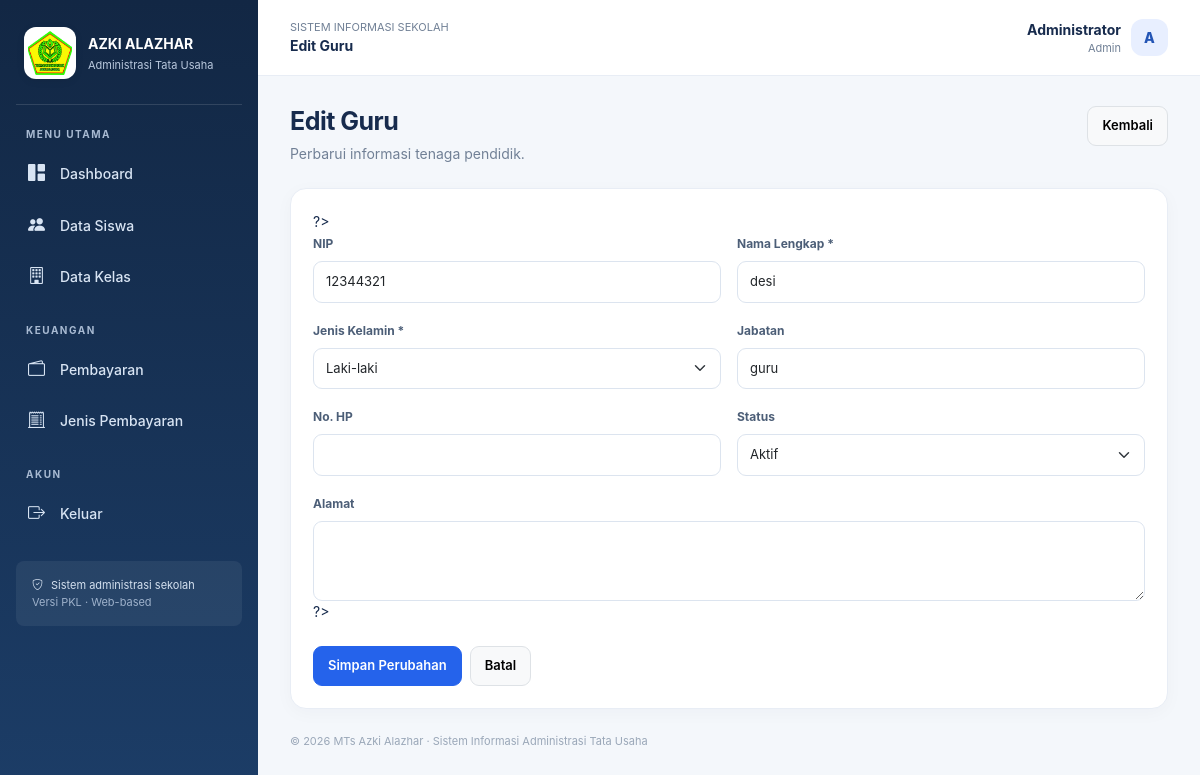
Screenshot of /guru/edit.php?id=1 (signed in) with the database file from the repository.
### tables this page shows
CREATE TABLE `guru` (
  `id_guru` int(11) NOT NULL,
  `nip` varchar(30) DEFAULT NULL,
  `nama_guru` varchar(100) NOT NULL,
  `jenis_kelamin` enum('L','P') NOT NULL,
  `jabatan` varchar(100) DEFAULT NULL,
  `no_hp` varchar(20) DEFAULT NULL,
  `alamat` text DEFAULT NULL,
  `status` enum('aktif','tidak_aktif') DEFAULT 'aktif',
  `created_at` timestamp NOT NULL DEFAULT current_timestamp()
);

### includes/auth.php (called while the page is built, shortened)
<?php
function e($v) { return htmlspecialchars((string)($v ?? ''), ENT_QUOTES, 'UTF-8'); }
?>

### guru/edit.php (the view)
<?php require_once '../includes/auth.php';require_once '../config/koneksi.php';$id=(int)($_GET['id']??0);$st=$conn->prepare('SELECT * FROM guru WHERE id_guru=?');$st->bind_param('i',$id);$st->execute();$row=$st->get_result()->fetch_assoc();if(!$row){header('Location: index.php');exit;}if($_SERVER['REQUEST_METHOD']==='POST'){$nip=trim($_POST['nip']);$nama=trim($_POST['nama_guru']);$jk=$_POST['jenis_kelamin'];$jab=trim($_POST['jabatan']);$hp=trim($_POST['no_hp']);$alamat=trim($_POST['alamat']);$status=$_POST['status'];$st=$conn->prepare('UPDATE guru SET nip=?,nama_guru=?,jenis_kelamin=?,jabatan=?,no_hp=?,alamat=?,status=? WHERE id_guru=?');$st->bind_param('sssssssi',$nip,$nama,$jk,$jab,$hp,$alamat,$status,$id);$st->execute();header('Location: index.php');exit;}$page_title='Edit Guru';$active='guru';$prefix='../';include '../includes/header.php';?><div class="page-heading"><div><h1>Edit Guru</h1><p>Perbarui informasi tenaga pendidik.</p></div><a href="index.php" class="btn btn-light border">Kembali</a></div><div class="panel"><div class="panel-body"><form method="post">?> <div class="row g-3"><div class="col-md-6"><label class="form-label">NIP</label><input name="nip" class="form-control" value="<?= e($row['nip']??'') ?>"></div><div class="col-md-6"><label class="form-label">Nama Lengkap *</label><input name="nama_guru" class="form-control" required value="<?= e($row['nama_guru']??'') ?>"></div><div class="col-md-6"><label class="form-label">Jenis Kelamin *</label><select name="jenis_kelamin" class="form-select" required><option value="">Pilih</option><option value="L" <?= ($row['jenis_kelamin']??'')==='L'?'selected':'' ?>>Laki-laki</option><option value="P" <?= ($row['jenis_kelamin']??'')==='P'?'selected':'' ?>>Perempuan</option></select></div><div class="col-md-6"><label class="form-label">Jabatan</label><input name="jabatan" class="form-control" value="<?= e($row['jabatan']??'') ?>" placeholder="Contoh: Guru Matematika"></div><div class="col-md-6"><label class="form-label">No. HP</label><input name="no_hp" class="form-control" value="<?= e($row['no_hp']??'') ?>"></div><div class="col-md-6"><label class="form-label">Status</label><select name="status" class="form-select"><option value="aktif" <?= ($row['status']??'aktif')==='aktif'?'selected':'' ?>>Aktif</option><option value="tidak_aktif" <?= ($row['status']??'')==='tidak_aktif'?'selected':'' ?>>Tidak Aktif</option></select></div><div class="col-12"><label class="form-label">Alamat</label><textarea name="alamat" class="form-control" rows="3"><?= e($row['alamat']??'') ?></textarea></div></div> ?><div class="d-flex gap-2 mt-4"><button class="btn btn-primary">Simpan Perubahan</button><a href="index.php" class="btn btn-light border">Batal</a></div></form></div></div><?php include '../includes/footer.php';?>

### includes/header.php (style rules this page uses)
:root { --navy:#142b4a;--blue:#2563eb;--bg:#f4f7fb;--muted:#718096 }
* { box-sizing:border-box }
body { background:var(--bg);color:#172b4d;font-family:Inter,system-ui,-apple-system,"Segoe UI",sans-serif;font-size:14px }
.page-heading { display:flex;justify-content:space-between;align-items:flex-start;gap:16px;margin-bottom:24px }
.page-heading h1 { font-size:25px;font-weight:750;letter-spacing:-.5px;margin:0 }
.page-heading p { color:var(--muted);margin:7px 0 0 }
.stat-card,.panel { background:#fff;border:1px solid #e8edf5;border-radius:16px;box-shadow:0 4px 18px #152d4d08 }
.panel { overflow:hidden }
.panel-body { padding:22px }
.form-label { font-weight:650;font-size:12px;color:#4c5e77 }
.form-control,.form-select { border-color:#dce4ef;border-radius:9px;padding:10px 12px;font-size:13px }
.btn { border-radius:9px;font-weight:600;padding:9px 14px;font-size:13px }
.btn-primary { background:var(--blue);border-color:var(--blue) }

### rows the page displays
guru: nip "12344321", nama_guru "desi", jenis_kelamin "Laki-laki", jabatan "guru", status "Aktif"

### other values shown
$page_title "Edit Guru"
$_SESSION['nama'] "Administrator"
str_replace('_',' ', $_SESSION['role'] ?? '') "Admin"
substr($_SESSION['nama'] ?? 'U',0,1) "A"
